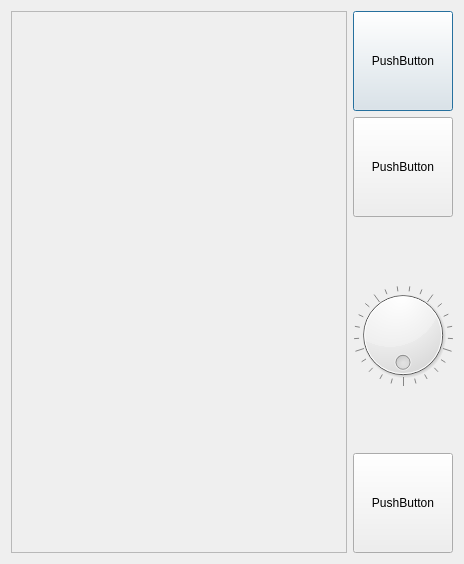
<?xml version="1.0" encoding="UTF-8"?>
<ui version="4.0">
 <class>Dialog</class>
 <widget class="QDialog" name="Dialog">
  <property name="geometry">
   <rect>
    <x>0</x>
    <y>0</y>
    <width>464</width>
    <height>564</height>
   </rect>
  </property>
  <property name="windowTitle">
   <string>Fashion Engine</string>
  </property>
  <layout class="QHBoxLayout" name="horizontalLayout">
   <item>
    <widget class="QFrame" name="frame">
     <property name="sizePolicy">
      <sizepolicy hsizetype="Expanding" vsizetype="Expanding">
       <horstretch>0</horstretch>
       <verstretch>0</verstretch>
      </sizepolicy>
     </property>
     <property name="frameShape">
      <enum>QFrame::StyledPanel</enum>
     </property>
     <property name="frameShadow">
      <enum>QFrame::Raised</enum>
     </property>
    </widget>
   </item>
   <item>
    <layout class="QVBoxLayout" name="verticalLayout">
     <item>
      <widget class="QPushButton" name="pushButton">
       <property name="minimumSize">
        <size>
         <width>100</width>
         <height>100</height>
        </size>
       </property>
       <property name="text">
        <string>PushButton</string>
       </property>
      </widget>
     </item>
     <item>
      <widget class="QPushButton" name="pushButton_2">
       <property name="minimumSize">
        <size>
         <width>100</width>
         <height>100</height>
        </size>
       </property>
       <property name="text">
        <string>PushButton</string>
       </property>
      </widget>
     </item>
     <item>
      <widget class="QDial" name="dial">
       <property name="tracking">
        <bool>false</bool>
       </property>
       <property name="invertedAppearance">
        <bool>false</bool>
       </property>
       <property name="invertedControls">
        <bool>false</bool>
       </property>
       <property name="wrapping">
        <bool>true</bool>
       </property>
       <property name="notchesVisible">
        <bool>true</bool>
       </property>
      </widget>
     </item>
     <item>
      <widget class="QPushButton" name="pushButton_3">
       <property name="minimumSize">
        <size>
         <width>100</width>
         <height>100</height>
        </size>
       </property>
       <property name="text">
        <string>PushButton</string>
       </property>
      </widget>
     </item>
    </layout>
   </item>
  </layout>
 </widget>
 <resources>
  <include location="resources.qrc"/>
 </resources>
 <connections/>
</ui>
